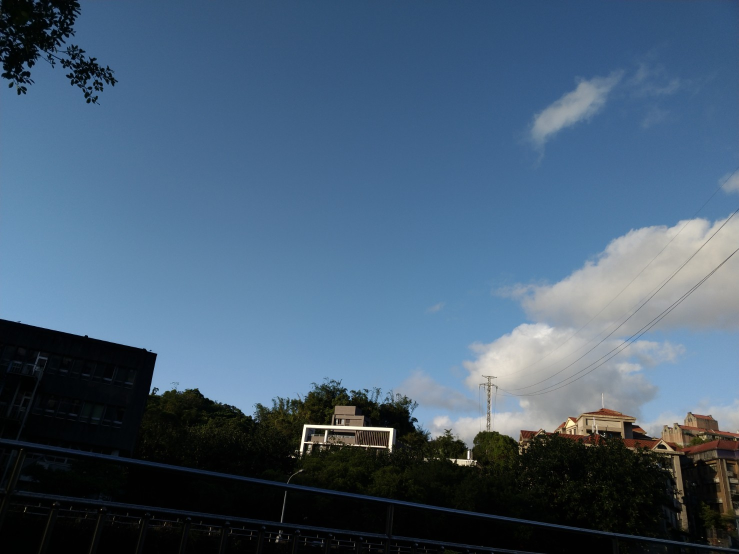
#> input picture HW3/R11943004/resource/frame1.jpg, 1478 x 1108 px (shown at 1/2 size); its folder holds 3 pictures in this run
$ python part4.py
#> lines starting #> are read from the running program, lines starting #| are printed output that depends on the picture
### HW3/R11943004/src/utils.py
import numpy as np


def solve_homography(u, v):
    """
    This function should return a 3-by-3 homography matrix,
    u, v are N-by-2 matrices, representing N corresponding points for v = T(u)
    :param u: N-by-2 source pixel location matrices
    :param v: N-by-2 destination pixel location matrices
    :return:
    """
    N = u.shape[0]
    H = None

    if v.shape[0] is not N:
        print('u and v should have the same size')
        return None
    if N < 4:
        print('At least 4 points should be given')

    # TODO: 1.forming A
    A = []
    #u[i,0]=ux for n
    #u[0,i]=ux for n
    for n in range(N):
        A.append([u[n, 0], u[n, 1], 1,  0,  0,  0, -u[n, 0]*v[n, 0], -u[n, 1]*v[n, 0], -v[n, 0]])
        A.append([0, 0, 0, u[n, 0], u[n, 1], 1,  -u[n, 0]*v[n, 1],  -u[n, 1]*v[n, 1],  -v[n, 1]])
    # TODO: 2.solve H with A
    U, S, VT = np.linalg.svd(A)

    # [5 lines of commented-out code are left out]
    h = VT[-1,:]/VT[-1,-1]
    H = h.reshape(3, 3)
    return H

def interpolate(src_img, x, y):
    # Floor to get the integer parts and ensure types are correct
    x_base = np.floor(x).astype(int)
    y_base = np.floor(y).astype(int)

    # Clip to ensure coordinates are within the image bounds
    x_base = np.clip(x_base, 0, src_img.shape[1] - 2)
    y_base = np.clip(y_base, 0, src_img.shape[0] - 2)
    x_top = x_base + 1
    y_right = y_base + 1

    # Fractional parts for interpolation
    x_fraction = x - x_base
    y_fraction = y - y_base

    # Reshape for broadcasting
    x_fraction = x_fraction[:, np.newaxis]
    y_fraction = y_fraction[:, np.newaxis]

    # Interpolate
    top_left = src_img[y_base, x_base]
    top_right = src_img[y_base, x_top]
    bottom_left = src_img[y_right, x_base]
    bottom_right = src_img[y_right, x_top]

    top = (1 - x_fraction) * top_left + x_fraction * top_right
    bottom = (1 - x_fraction) * bottom_left + x_fraction * bottom_right
    interpolated_values = (1 - y_fraction) * top + y_fraction * bottom

    return interpolated_values


def warping(src, dst, H, ymin, ymax, xmin, xmax, direction='b'):
    """
    Perform forward/backward warpping without for loops. i.e.
    for all pixels in src(xmin~xmax, ymin~ymax),  warp to destination
          (xmin=0,ymin=0)  source                       destination
                         |--------|              |------------------------|
                         |        |              |                        |
                         |        |     warp     |                        |
    forward warp         |        |  --------->  |                        |
                         |        |              |                        |
                         |--------|              |------------------------|
                                 (xmax=w,ymax=h)

    for all pixels in dst(xmin~xmax, ymin~ymax),  sample from source
                            source                       destination
                         |--------|              |------------------------|
                         |        |              | (xmin,ymin)            |
                         |        |     warp     |           |--|         |
    backward warp        |        |  <---------  |           |__|         |
                         |        |              |             (xmax,ymax)|
                         |--------|              |------------------------|

    :param src: source image
    :param dst: destination output image
    :param H:
    :param ymin: lower vertical bound of the destination(source, if forward warp) pixel coordinate
    :param ymax: upper vertical bound of the destination(source, if forward warp) pixel coordinate
    :param xmin: lower horizontal bound of the destination(source, if forward warp) pixel coordinate
    :param xmax: upper horizontal bound of the destination(source, if forward warp) pixel coordinate
    :param direction: indicates backward warping or forward warping
    :return: destination output image
    """

    h_src, w_src, ch = src.shape
    h_dst, w_dst, ch = dst.shape
    H_inv = np.linalg.inv(H)

    # TODO: 1.meshgrid the (x,y) coordinate pairs
    x, y = np.meshgrid(np.arange(xmin, xmax), np.arange(ymin, ymax))
    x, y = x.reshape(-1,1), y.reshape(-1,1)
    # TODO: 2.reshape the destination pixels as N x 3 homogeneous coordinate
    canvas   = np.concatenate((x, y, np.ones((x.shape))), axis = 1)    #[x,y,1]
    canvas_T = canvas.T #[x,    ]
                        # y,
                        # 1,
    #print(canvas.shape)
    if direction == 'b':
        # TODO: 3.apply H_inv to the destination pixels and retrieve (u,v) pixels, then reshape to (ymax-ymin),(xmax-xmin)
        back_homogeneous = H_inv.dot(canvas_T)#[x',    ]
                                              # y',
                                              # z',
        src_back_points =  np.divide(back_homogeneous , back_homogeneous[-1,:])[:-1].T
        #bilinear
        # Get the interpolated pixel values
        pixel_values = interpolate(src, src_back_points[:, 0], src_back_points[:, 1])


        # # TODO: 4.calculate the mask of the transformed coordinate (should not exceed the boundaries of source image)
        # Use boolean indexing to filter out-of-bound points
        mask = np.logical_and(np.logical_and(src_back_points[:,0] >= 0, src_back_points[:,0] < w_src),
                          np.logical_and(src_back_points[:,1] >= 0, src_back_points[:,1] < h_src))
        valid_dst_points = canvas[mask].astype(int)  # Ensure points are within src range

        # # TODO: 5.sample the source image with the masked and reshaped transformed coordinates
        # valid_src_back_points = src_back_points[mask].astype(int)
        pixel_values_in_bound = pixel_values[mask]


        # # TODO: 6. assign to destination image with proper masking
        # Assign pixel values to the destination image using array indexing
        dst[valid_dst_points[:, 1], valid_dst_points[:, 0]] = pixel_values_in_bound
        pass

    elif direction == 'f':
        # TODO: 3.apply H to the source pixels and retrieve (u,v) pixels, then reshape to (ymax-ymin),(xmax-xmin)
        forward_homogeneous = H.dot(canvas_T)#[x',    ]
                                             # y',
                                             # z',
        forward_points = np.divide(forward_homogeneous , forward_homogeneous[-1,:])[:-1].T
        #nearest neighbor
        forward_points = np.round(forward_points).astype(int)
        # TODO: 4.calculate the mask of the transformed coordinate (should not exceed the boundaries of destination image)
        mask = np.logical_and(np.logical_and(forward_points[:,0] >= 0, forward_points[:,0] < w_dst),
                          np.logical_and(forward_points[:,1] >= 0, forward_points[:,1] < h_dst))
        # TODO: 5.filter the valid coordinates using previous obtained mask
        valid_src_points = canvas[mask].astype(int)  # Ensure points are within src range
        valid_dst_points = forward_points[mask]

        # TODO: 6. assign to destination image using advanced array indicing
        dst[valid_dst_points[:, 1], valid_dst_points[:, 0]] = src[valid_src_points[:, 1], valid_src_points[:, 0]]

        pass

    return dst

### HW3/R11943004/src/part4.py
import numpy as np
import cv2
import random
from tqdm import tqdm
from utils import solve_homography, warping

random.seed(999)
def panorama(imgs):
    """
    Image stitching with estimated homograpy between consecutive
    :param imgs: list of images to be stitched
    :return: stitched panorama
    """
    h_max = max([x.shape[0] for x in imgs])
    w_max = sum([x.shape[1] for x in imgs])

    # create the final stitched canvas
    dst = np.zeros((h_max, w_max, imgs[0].shape[2]), dtype=np.uint8)
    dst[:imgs[0].shape[0], :imgs[0].shape[1]] = imgs[0]
    last_best_H = np.eye(3)
    orb = cv2.ORB_create()
    bf = cv2.BFMatcher(cv2.NORM_HAMMING, crossCheck=False)
    w_min=0
    w_max=0
    # for all images to be stitched:
    for idx in tqdm(range(len(imgs)-1)):
        im1 = imgs[idx]
        im2 = imgs[idx + 1]
        w_min  += im1.shape[1]
        w_max   = w_min+im2.shape[1]
        # TODO: 1.feature detection & matching
        kp1, des1 = orb.detectAndCompute(im1, None)
        kp2, des2 = orb.detectAndCompute(im2, None)
        matcher = cv2.BFMatcher(cv2.NORM_HAMMING, crossCheck=True)
        matches = bf.knnMatch(des1, des2, k=2)
        points1=[]
        points2=[]
        for m,n in matches:
            if m.distance < 0.45 * n.distance:
                points1.append(kp1[m.queryIdx].pt)
                points2.append(kp2[m.trainIdx].pt)
        points1 = np.array(points1)
        points2 = np.array(points2)
        # TODO: 2. apply RANSAC to choose best H
        iteration = 7777
        threshold = 1.5
        inliers_max = 0
        H_max = np.eye(3)
        for i in range(iteration):
            inliers=0
            random_points1 = np.zeros((4,2))
            random_points2 = np.zeros((4,2))
            for j in range(4):
                random_choose = random.randint(0, len(points1)-1)
                random_points1[j] = points1[random_choose]
                random_points2[j] = points2[random_choose]
            H = solve_homography(random_points2, random_points1)

            onerow = np.ones((len(points1),1))
            U = np.concatenate( (np.array(points2), onerow), axis=1) #[x,y,1]
            V = np.concatenate( (np.array(points1), onerow), axis=1)

            V_hat_T =np.dot(H,U.T)                                #[x',
                                                                  # y',
                                                                  # 1']
            V_hat_T =np.divide(V_hat_T,V_hat_T[-1,:])
            V_hat = np.transpose(V_hat_T)#[x,y,1]

            err  = np.linalg.norm((V_hat-V)[:,:-1], ord=2, axis=1,keepdims=False) #(N,)
            for i in range(len(err)):
                if err[i] < threshold:
                    inliers=inliers+1

            if inliers > inliers_max:
                inliers_max = inliers
                H_max = H
        # TODO: 3. chain the homographies
        #print('inlineNmax',inlineNmax)
        last_best_H = last_best_H.dot(H_max)
        # TODO: 4. apply warping
        out = warping(im2, dst, last_best_H, 0,  im2.shape[0], w_min, w_max, direction='b')
    return out

if __name__ == "__main__":
    # ================== Part 4: Panorama ========================
    # TODO: change the number of frames to be stitched
    FRAME_NUM = 3
    imgs = [cv2.imread('../resource/frame{:d}.jpg'.format(x)) for x in range(1, FRAME_NUM + 1)]
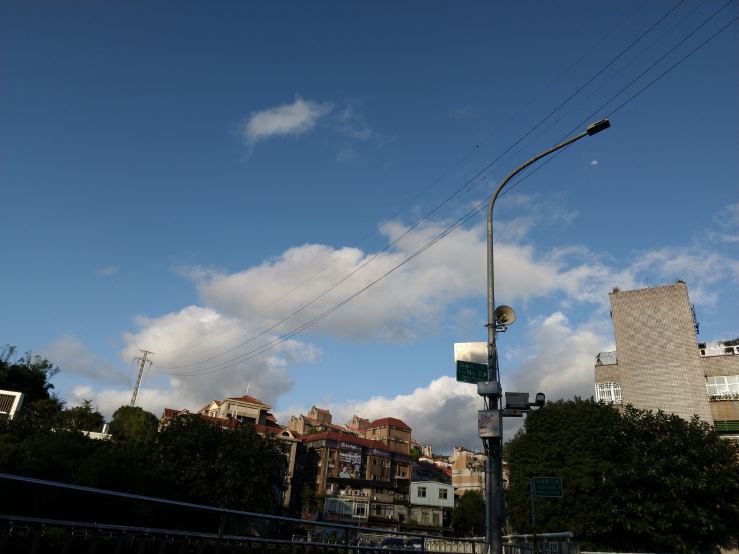
#> input picture HW3/R11943004/resource/frame2.jpg, 1478 x 1108 px (shown at 1/2 size)
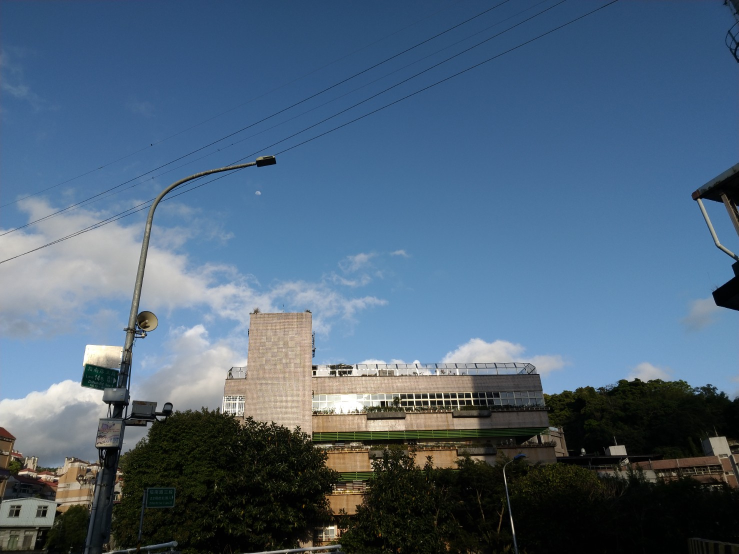
#> input picture HW3/R11943004/resource/frame3.jpg, 1478 x 1108 px (shown at 1/2 size)
#> imgs = 3 items
    output4 = panorama(imgs)
#> in panorama, `h_max = max([x.shape[0] for x in imgs])`: h_max = 1108
#> in panorama, `w_max = sum([x.shape[1] for x in imgs])`: w_max = 4434
#> in panorama, `dst[:imgs[0].shape[0], :imgs[0].shape[1]] = imgs[0]`:
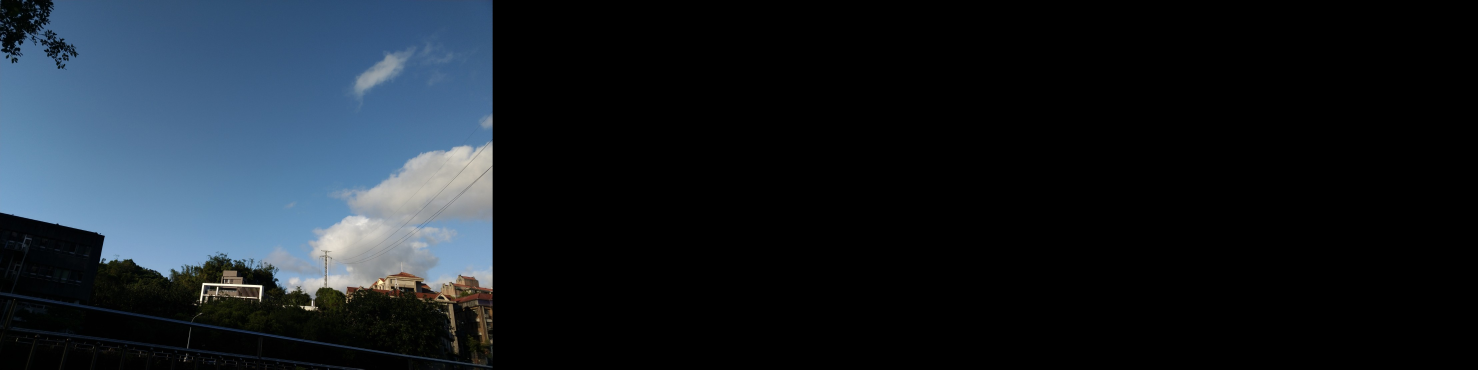
#> dst: shape (1108, 4434, 3) (shown at 1/3 size); mean of channels 0, 1, 2 38.4, 31, 23.4; drawn as B, G, R
#> the loop in panorama, `for idx in tqdm(range(len(imgs)-1)):` made 2 passes
#> (w_min, w_max, matches, iteration, threshold) on pass 1: (1478, 2956, 500 matches, 7777, 1.5)
#> pass 1, in panorama, `out = warping(im2, dst, last_best_H, 0,  im2.shape[0], w_min, w_max, d..`:
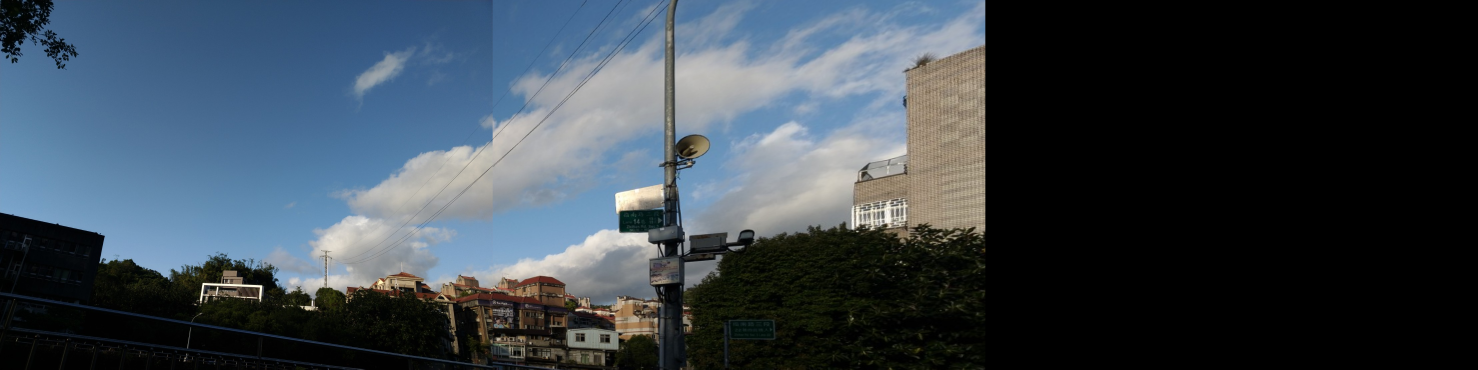
#> out: shape (1108, 4434, 3) (shown at 1/3 size); mean of channels 0, 1, 2 77.6, 68.2, 57.6; drawn as B, G, R
#> pass 2, in panorama, `out = warping(im2, dst, last_best_H, 0,  im2.shape[0], w_min, w_max, d..`:
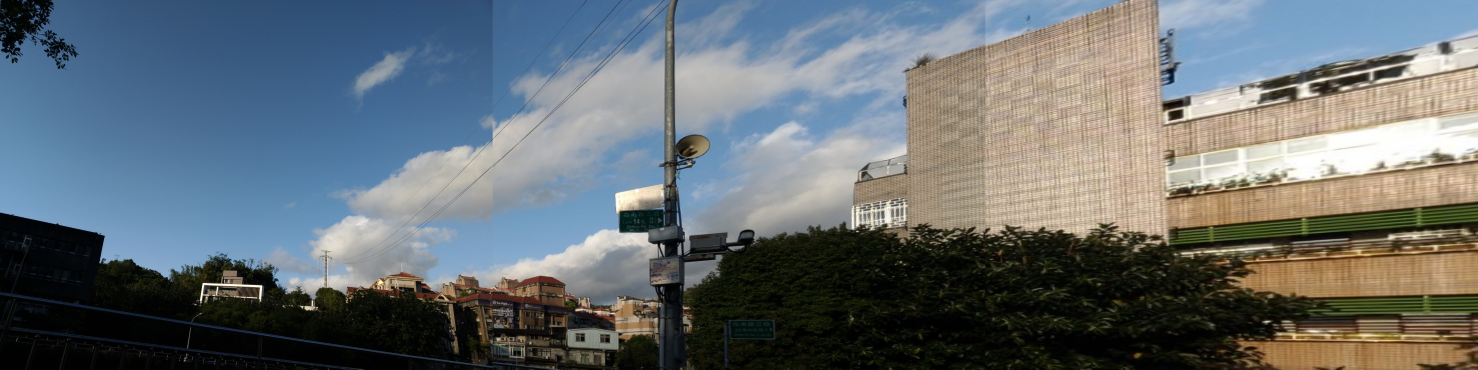
#> out: shape (1108, 4434, 3) (shown at 1/3 size); mean of channels 0, 1, 2 115.3, 110.6, 102.6; drawn as B, G, R
#> in panorama, im1 is the input picture: shape (1108, 1478, 3); mean B, G, R 114.1, 94.6, 75.9
#> in panorama, im2 is the input picture: shape (1108, 1478, 3); mean B, G, R 121, 99.6, 77.7
    cv2.imwrite('output4.png', output4)
